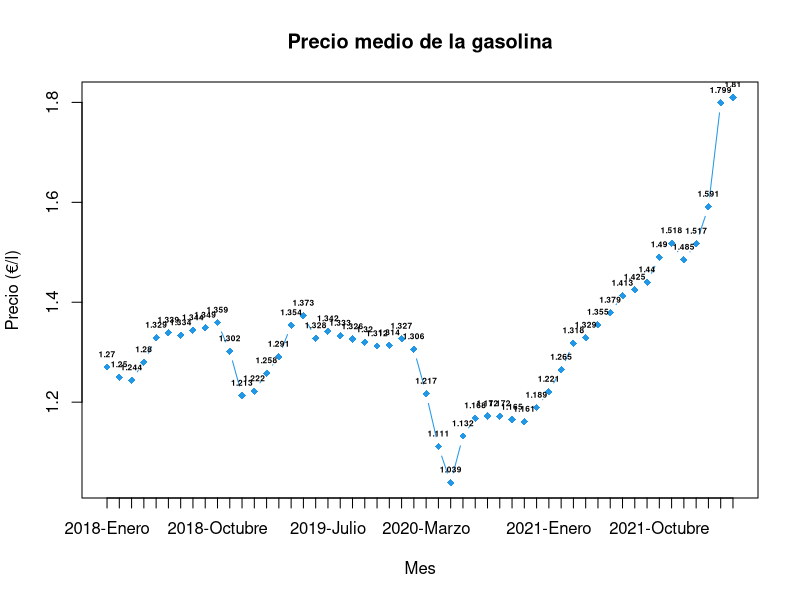
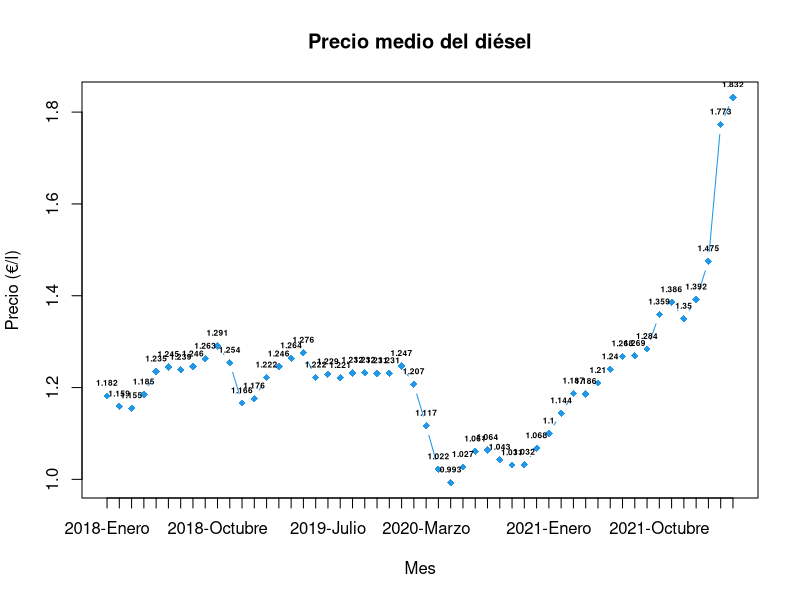
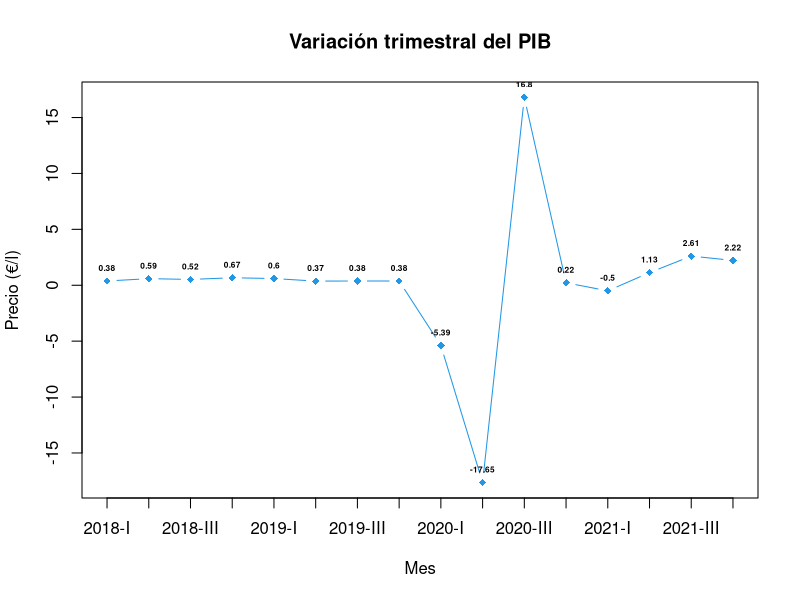

Generate these figures, in order, with R:
carburantes_mensual <- read.csv(file = './precio_carburantes.csv')
pib_trimestral <- read.csv(file = './pib.csv')

crear_scatterplot <- function(x, y, xlab, label) {
  plot(1:length(x),
       y, 
       type = "b", 
       pch = 18,
       col = 4,
       xaxt = "n",
       xlab = "Mes", 
       ylab = "Precio (€/l)",
       main = label)
  
  axis(1, at = 1:length(x), labels = xlab)
  text(1:length(x), y, y, font = 2, cex = 0.5, pos = 3)
}

# Scatterplots carburantes
xlab = paste(carburantes_mensual$ano, carburantes_mensual$mes, sep = "-")
crear_scatterplot(carburantes_mensual$mes, carburantes_mensual$gasolina, xlab, "Precio medio de la gasolina")
crear_scatterplot(carburantes_mensual$mes, carburantes_mensual$gasoil, xlab, "Precio medio del diésel")

xlab = paste(pib_trimestral$ano, pib_trimestral$trimestre, sep = "-")
crear_scatterplot(pib_trimestral$trimestre, pib_trimestral$var_trim_pib, xlab, "Variación trimestral del PIB")